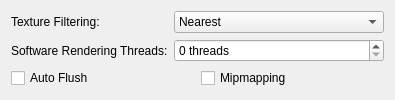
     <widget class="QWidget" name="softwareRenderingTab">
      <attribute name="title">
       <string>Rendering</string>
      </attribute>
      <layout class="QFormLayout" name="formLayout_9">
       <item row="0" column="0">
        <widget class="QLabel" name="swTextureFilteringLabel">
         <property name="text">
          <string>Texture Filtering:</string>
         </property>
        </widget>
       </item>
       <item row="0" column="1">
        <widget class="QComboBox" name="swTextureFiltering">
         <property name="enabled">
          <bool>true</bool>
         </property>
         <property name="sizePolicy">
          <sizepolicy hsizetype="Expanding" vsizetype="Fixed">
           <horstretch>0</horstretch>
           <verstretch>0</verstretch>
          </sizepolicy>
         </property>
         <property name="layoutDirection">
          <enum>Qt::LayoutDirection::LeftToRight</enum>
         </property>
         <item>
          <property name="text">
           <string>Nearest</string>
          </property>
         </item>
         <item>
          <property name="text">
           <string>Bilinear (Forced)</string>
          </property>
         </item>
         <item>
          <property name="text">
           <string>Bilinear (PS2)</string>
          </property>
         </item>
         <item>
          <property name="text">
           <string>Bilinear (Forced excluding sprite)</string>
          </property>
         </item>
        </widget>
       </item>
       <item row="1" column="0">
        <widget class="QLabel" name="extraSWThreadsLabel">
         <property name="text">
          <string>Software Rendering Threads:</string>
         </property>
        </widget>
       </item>
       <item row="1" column="1">
        <widget class="QSpinBox" name="extraSWThreads">
         <property name="suffix">
          <string> threads</string>
         </property>
        </widget>
       </item>
       <item row="2" column="0" colspan="2">
        <layout class="QGridLayout" name="swRenderingLayout">
         <item row="0" column="1">
          <widget class="QCheckBox" name="swMipmap">
           <property name="text">
            <string>Mipmapping</string>
           </property>
          </widget>
         </item>
         <item row="0" column="0">
          <widget class="QCheckBox" name="swAutoFlush">
           <property name="text">
            <string>Auto Flush</string>
           </property>
          </widget>
         </item>
        </layout>
       </item>
      </layout>
     </widget>
